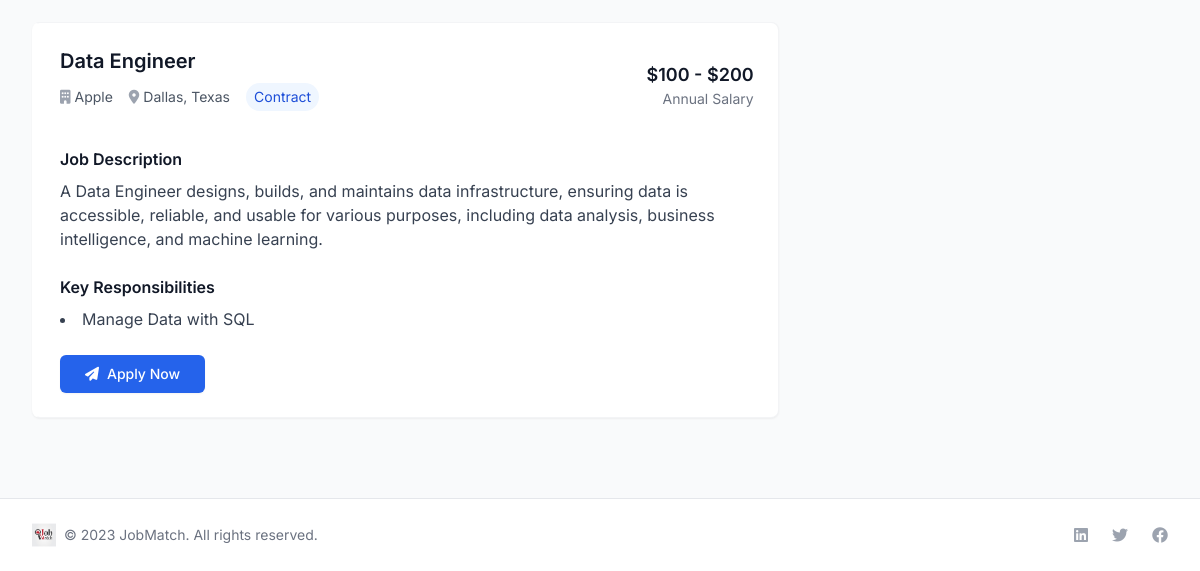
Before: /applications (lower part) with the older database file.
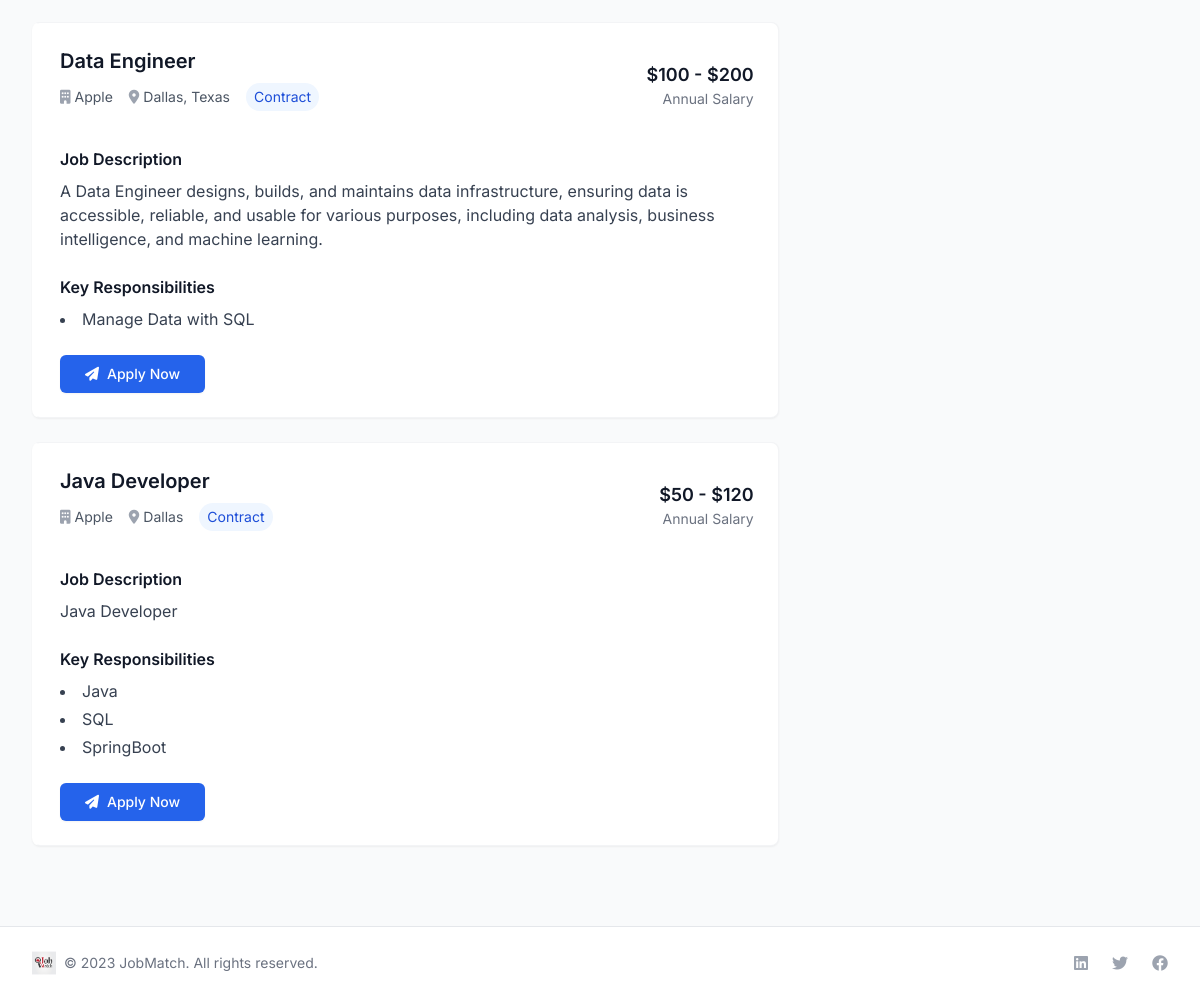
After: the same page with the newer database file.
### app.py (models this page shows, shortened)
class JobPost(db.Model):
    __tablename__ = 'job_posts'  # Table name in the database
    id = db.Column(db.Integer, primary_key=True)
    job_title = db.Column(db.String(100), nullable=False)
    location = db.Column(db.String(100), nullable=False)
    employment_type = db.Column(db.String(50), nullable=False)
    salary_from = db.Column(db.Integer)
    salary_to = db.Column(db.Integer)
    job_description = db.Column(db.Text, nullable=False)
    key_responsibilities = db.Column(db.Text)
    company_name = db.Column(db.String(100), nullable=False)
    email = db.Column(db.String(100), nullable=False)
    logo_filename = db.Column(db.String(100))  # Filename of the uploaded logo image

### app.py (the view)
@app.route('/applications', methods=['GET'])
def job_listings():
    employment_type = request.args.get('employment_type')
    location = request.args.get('location')
    salary_from = request.args.get('salary_from', type=int)
    salary_to = request.args.get('salary_to', type=int)
    query = JobPost.query
    if employment_type:
        query = query.filter_by(employment_type=employment_type)
    if location:
        query = query.filter(JobPost.location.ilike(f"%{location}%"))
    if salary_from is not None:
        query = query.filter(JobPost.salary_from >= salary_from)
    if salary_to is not None:
        query = query.filter(JobPost.salary_to <= salary_to)
    jobs = query.all()
    return render_template('applications.html', jobs=jobs)

### Templates/applications.html (shortened to what the changed rows need)
<!DOCTYPE html>
<html lang="en">
<head>
    <link href="https://cdnjs.cloudflare.com/ajax/libs/font-awesome/6.4.0/css/all.min.css" rel="stylesheet"/>
    <link href="https://cdn.jsdelivr.net/npm/tailwindcss@2.2.19/dist/tailwind.min.css" rel="stylesheet">
</head>
<body class="bg-gray-50 min-h-screen">
    <main class="max-w-7xl mx-auto py-8 px-4 sm:px-6 lg:px-8">
        <div class="grid grid-cols-1 lg:grid-cols-12 gap-8">
            <div class="lg:col-span-8">
                <div id="job-listings" class="space-y-6">
                    {% for job in jobs %}
                    <div class="job-item bg-white rounded-lg shadow-sm p-6 border border-gray-100"
                         data-employment-type="{{ job.employment_type }}"
                         data-location="{{ job.location.lower() }}"
                         data-company-name="{{ job.company_name.lower() }}"
                         data-salary-from="{{ job.salary_from }}"
                         data-salary-to="{{ job.salary_to }}">
                        <div class="flex flex-col md:flex-row justify-between items-start md:items-center">
                            <div class="mb-4 md:mb-0">
                                <h3 class="text-xl font-semibold text-gray-900">{{ job.job_title }}</h3>
                                <div class="flex items-center mt-2 space-x-4">
                                    <span class="text-sm text-gray-600 flex items-center">
                                        <i class="fas fa-building mr-1 text-gray-400"></i> {{ job.company_name }}
                                    </span>
                                    <span class="text-sm text-gray-600 flex items-center">
                                        <i class="fas fa-map-marker-alt mr-1 text-gray-400"></i> {{ job.location }}
                                    </span>
                                    <span class="text-sm px-2 py-1 bg-blue-50 text-blue-700 rounded-full">
                                        {{ job.employment_type }}
                                    </span>
                                </div>
                            </div>
                            <div class="text-right">
                                <p class="text-lg font-semibold text-gray-900">${{ "{:,}".format(job.salary_from) }} - ${{ "{:,}".format(job.salary_to) }}</p>
                                <p class="text-sm text-gray-500">Annual Salary</p>
                            </div>
                        </div>
                        <div class="mt-6">
                            <h4 class="text-md font-semibold text-gray-900 mb-2">Job Description</h4>
                            <p class="text-gray-700">{{ job.job_description }}</p>
                        </div>
                        <div class="mt-6">
                            <h4 class="text-md font-semibold text-gray-900 mb-2">Key Responsibilities</h4>
                            <ul class="list-disc list-inside space-y-1 text-gray-700">
                                {% for responsibility in job.key_responsibilities.split('\n') %}
                                <li>{{ responsibility }}</li>
                                {% endfor %}
                            </ul>
                        </div>
                        <form method="POST" action="{{ url_for('apply_for_job', job_post_id=job.id) }}" class="mt-6">
                            <button type="submit" class="apply-btn inline-flex items-center px-6 py-2 border border-transparent text-sm font-medium rounded-md shadow-sm text-white bg-blue-600 hover:bg-blue-700 focus:outline-none focus:ring-2 focus:ring-offset-2 focus:ring-blue-500">
                                <i class="fas fa-paper-plane mr-2"></i> Apply Now
                            </button>
                        </form>
                    </div>
                    {% endfor %}
                </div>
            </div>
        </div>
    </main>
</body>
</html>

Changed rows visible on the page:
added JobPost: job_title "Java Developer", company_name "Apple", location "Dallas", employment_type "Contract", salary_from "50", salary_to "120", job_description "Java Developer", responsibility "Java" "SQL" "SpringBoot"
